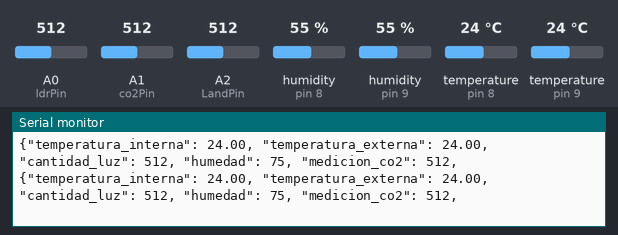
Bench run of a sketch on a simulated Arduino Uno, built with avr-gcc and run on an emulated ATmega328P. On the bench: the last lines printed to the serial monitor. The test bench sets the inputs (shaded band); at power-on: A2 (LandPin) = 512, A0 (ldrPin) = 512, A1 (co2Pin) = 512, humidity (sensors on pin 8, pin 9) 55 %, temperature (sensors on pin 8, pin 9) 24 °C.

Above: at 8.0 s.
8.1 s: A2 (LandPin) set to 367
At 9.4 s:
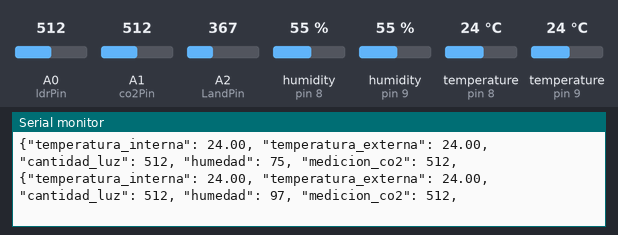
14.7 s: A2 (LandPin) set to 342
At 15.7 s:
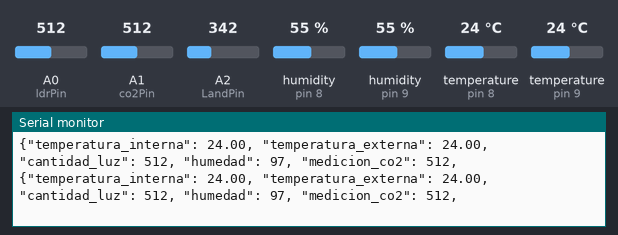
Timing chart, 0 to 17.7 s (numbered marks = the images above; inputs shaded):
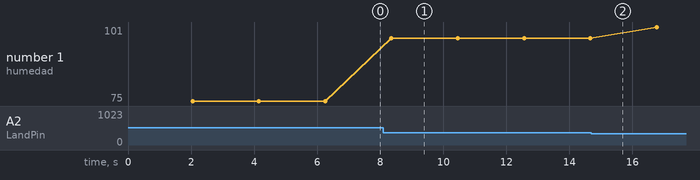

The sketch:

ACE2P1.ino
```cpp
#include "DHT.h"
// Uncomment whatever type you're using!
//#define DHTTYPE DHT11   // DHT 11
#define DHTTYPE DHT11   // DHT 22  (AM2302), AM2321
//#define DHTTYPE DHT21   // DHT 21 (AM2301)

// TEMPERATURE MODULE
const int DHTPin9 = 9;     // what digital pin we're connected to outside
const int DHTPin8 = 8;     // what digital pin we're connected to indoor
DHT dht9(DHTPin9, DHTTYPE);
DHT dht8(DHTPin8, DHTTYPE);

// CO2 (AIR QUALITY) MODULE
const int co2Pin = A1;

// LIGHT MODULE
const int ldrPin = A0;
int sensorValue = 0;

// LAND MODULE
int LandPin = A2;
float LandLecture= 0;

void setup() {
   Serial.begin(9600);
   //Serial.println("App Start!\n");

   // TEMPERATURE MODULE
   dht9.begin(); // outside temperature
   dht8.begin(); // indoor temperature

   // CO2 MODULE
   pinMode(co2Pin, INPUT);

   // LIGHT MODULE
   pinMode(ldrPin, INPUT);
}
void loop() {
   // Wait a few seconds between measurements.
   delay(2000);

   // Temperature module uses digital pins 9 and 8.
   //Serial.print("TEMPERATURE MODULE: \n");
   String t_outside = temperature_DHT9();

   String t_inside = temperature_DHT8();

   //Serial.print("CO2 MODULE (Air Quality): \n");
   String co2_medition = co2_method();

   //Serial.println("LIGHT MODULE:");
   String light_medition = light_method();

   //Serial.println("LAND MODULE:");
   String land_medition = land_method();

   String datos = "{\"temperatura_interna\": " + t_inside + ", \"temperatura_externa\": " + t_outside + ", \"cantidad_luz\": " + light_medition + ", \"humedad\": " + land_medition + ", \"medicion_co2\": " + co2_medition + ",";
   Serial.print(datos + "\n");

}

String temperature_DHT9() {
   // Reading temperature or humidity takes about 250 milliseconds!
   float h9 = dht9.readHumidity();
   float t9 = dht9.readTemperature();
   if (isnan(h9) || isnan(t9)) {
      //Serial.println("Failed to read from DHT9 sensor!");
      return "-1";
   }
   /*Serial.print("==========================");
   Serial.print("Humidity OUTSIDE: ");
   Serial.print(h9);
   Serial.print(" %\t");
   Serial.print("Temperature OUTSIDE: ");
   Serial.print(t9);
   Serial.print(" *C");
   Serial.print("==========================\n");*/

   return String(t9, 2);
}

String temperature_DHT8() {
   // Reading temperature or humidity takes about 250 milliseconds!
   float h8 = dht8.readHumidity();
   float t8 = dht8.readTemperature();
   if (isnan(h8) || isnan(t8)) {
      //Serial.println("Failed to read from DHT8 sensor!");
      return "-2";
   }
   /*Serial.print("-------------------------");
   Serial.print("Humidity INDOOR: ");
   Serial.print(h8);
   Serial.print(" %\t");
   Serial.print("Temperature INDOOR: ");
   Serial.print(t8);
   Serial.print(" *C");
   Serial.print("-------------------------\n");*/
   return String(t8, 2);
}

String co2_method() {
  int sensorValue = analogRead(co2Pin);
  //Serial.print("AirQuality=");
  //Serial.print(sensorValue, DEC);
  //Serial.println(" PPM");
  return String(sensorValue);
}

String light_method() {
  sensorValue = analogRead(ldrPin);
  //Serial.print(sensorValue);
  //Serial.println(" unidades");
  return String(sensorValue);
}

String land_method(){
  LandLecture = analogRead(LandPin);
  int LandHumidity = map(LandLecture,1023,350,0,100);
  //Serial.println(LandLecture);
  //Serial.print(LandHumidity);
  //Serial.println(" %");
  return String(LandHumidity);
}
```

Measured:
- after the input at 8.1 s, the serial monitor: prints a new line after 0.26 s (image 1)
- plotted number 1: 75 → 97 after the input at 8.1 s, 97 → 101 after the input at 14.7 s
